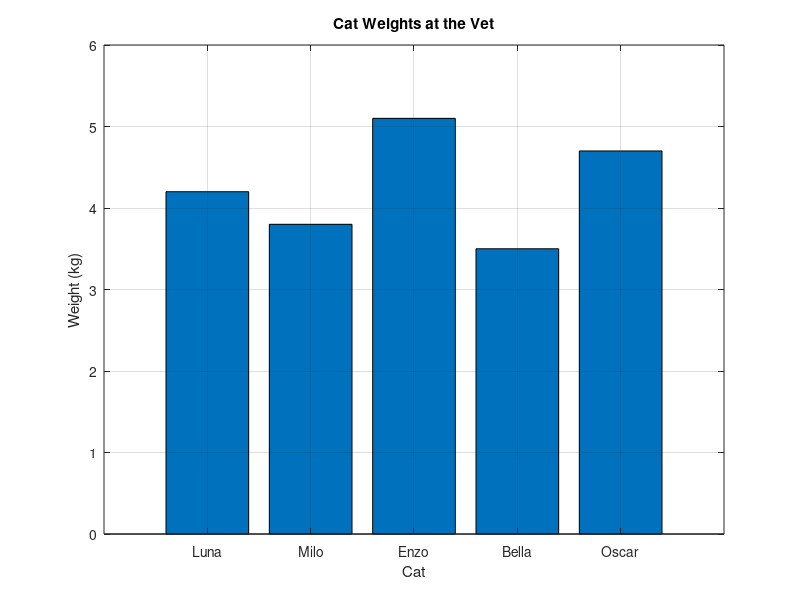

Source code (MATLAB):
% demo_variables.m - Variables, types, basic arithmetic, and a vector preview
% Part of: Matlab for Computational Neuroscience, Module 01
%
% Run this script to see: printed text about variables and a bar chart of cat weights
%
clear; clc; close all;

%% Section 1: Numbers (Scalars)
% A scalar is just a single number stored with a name.

enzo_weight = 5.2;       % Enzo the cat weighs 5.2 kg
ravn_age = 11;           % Ravn is 11 years old
helena_age = 8;          % Helena is 8 years old

fprintf('--- Numbers ---\n');
fprintf('Enzo weighs %.1f kg\n', enzo_weight);
fprintf('Ravn is %d years old\n', ravn_age);
fprintf('Helena is %d years old\n', helena_age);

%% Section 2: Text and Booleans
% You can also store text (character arrays) and true/false values.

cat_name = 'Enzo';
favorite_plant = 'tomato';
is_cat = true;
likes_rain = false;

fprintf('\n--- Text and Booleans ---\n');
fprintf('Cat name: %s\n', cat_name);
fprintf('Favorite plant: %s\n', favorite_plant);
fprintf('Is %s a cat? %d (1 = true, 0 = false)\n', cat_name, is_cat);
fprintf('Does %s like rain? %d\n', cat_name, likes_rain);

%% Section 3: Arithmetic
% Matlab is a powerful calculator. Use +, -, *, /, ^ for math.

age_diff = ravn_age - helena_age;
total_family_age = ravn_age + helena_age;
enzo_weight_pounds = enzo_weight * 2.205;

fprintf('\n--- Arithmetic ---\n');
fprintf('Age difference: %d years\n', age_diff);
fprintf('Total kids age: %d years\n', total_family_age);
fprintf('Enzo in pounds: %.1f lbs\n', enzo_weight_pounds);

%% Section 4: Your First Vector
% A vector is a list of numbers inside square brackets.
% Here are the weights of 5 cats at the vet:

cat_weights = [4.2, 3.8, 5.1, 3.5, 4.7];

fprintf('\n--- Vectors ---\n');
fprintf('Number of cats weighed: %d\n', length(cat_weights));
fprintf('First cat weighs: %.1f kg\n', cat_weights(1));
fprintf('Heaviest cat weighs: %.1f kg\n', max(cat_weights));

% Let's make a bar chart of the cat weights
figure;
cat_names = {'Luna', 'Milo', 'Enzo', 'Bella', 'Oscar'};
bar(cat_weights);
set(gca, 'XTickLabel', cat_names);
xlabel('Cat');
ylabel('Weight (kg)');
title('Cat Weights at the Vet');
grid on;

fprintf('\nLook at the bar chart to see the weights visually!\n');
disp('Done! You now know about variables, types, arithmetic, and vectors.');
